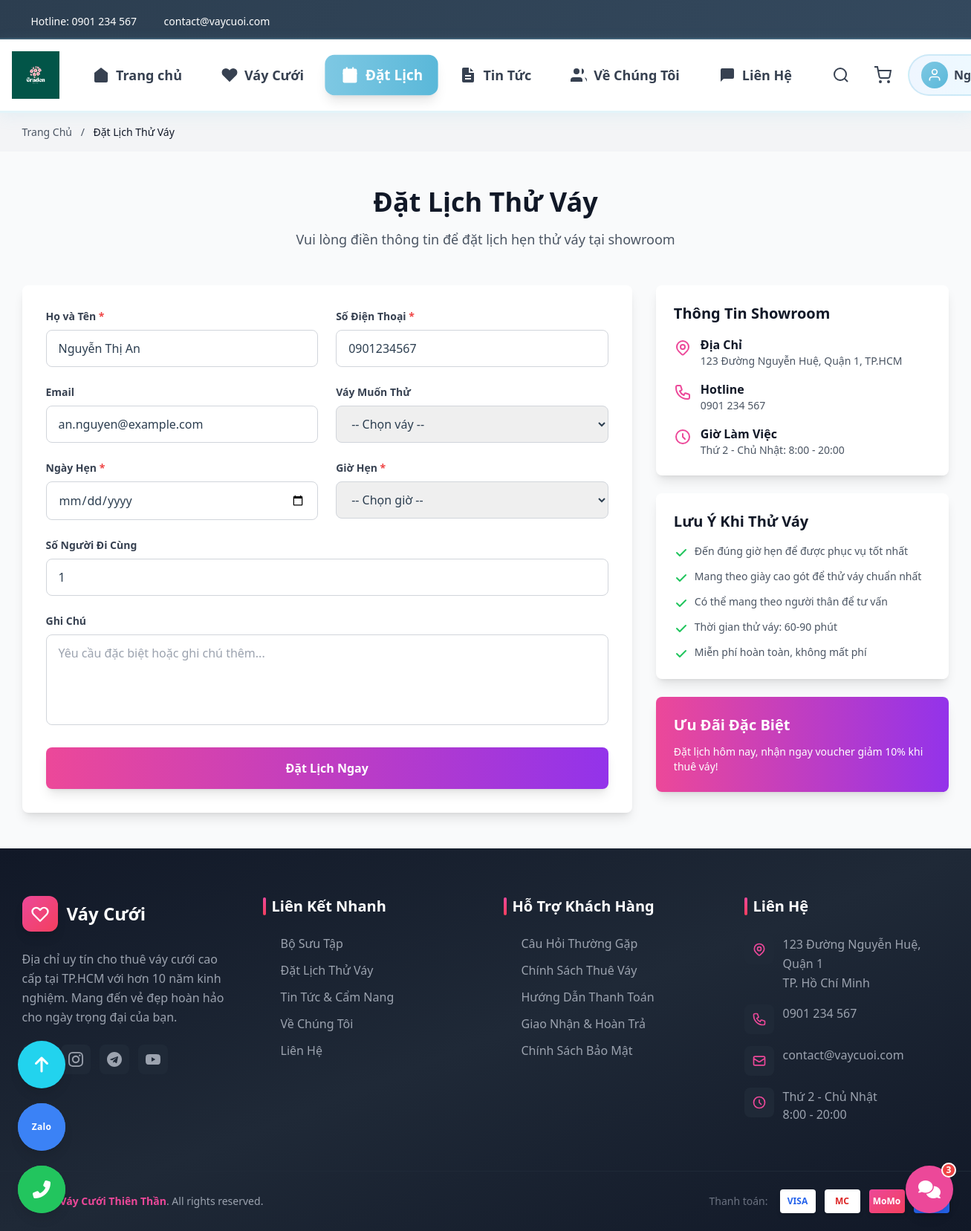
Page /booking.php (signed in) on the committed database.
### tables this page shows
CREATE TABLE nguoi_dung (
   id BIGINT AUTO_INCREMENT PRIMARY KEY,
   ho_ten VARCHAR(255) NOT NULL,
   email VARCHAR(150) NOT NULL UNIQUE,
   mat_khau VARCHAR(255) NOT NULL,
   so_dien_thoai VARCHAR(30),
   dia_chi TEXT,
   created_at TIMESTAMP DEFAULT CURRENT_TIMESTAMP
);

### booking.php (the view, shortened to what this page needs)
<?php
require_once 'includes/config.php';
$user_info = null;
if (isset($_SESSION['user_id'])) {
    $stmt = $conn->prepare("SELECT ho_ten, email, so_dien_thoai FROM nguoi_dung WHERE id = ?");
    $stmt->bind_param("i", $_SESSION['user_id']);
    $stmt->execute();
    $user_info = $stmt->get_result()->fetch_assoc();
}
require_once 'includes/header.php';
?>
<div class="bg-gray-100 py-4">
    <div class="container mx-auto px-4">
        <div class="text-sm text-gray-600">
            <a href="index.php" class="hover:text-pink-600">Trang Chủ</a>
            <span class="mx-2">/</span>
            <span class="text-gray-900">Đặt Lịch Thử Váy</span>
        </div>
    </div>
</div>
<section class="py-12 bg-gray-50">
    <div class="container mx-auto px-4">
        <div class="text-center mb-12">
            <h1 class="text-4xl font-bold text-gray-900 mb-4">Đặt Lịch Thử Váy</h1>
            <p class="text-lg text-gray-600">Vui lòng điền thông tin để đặt lịch hẹn thử váy tại showroom</p>
        </div>
        <div class="grid grid-cols-1 lg:grid-cols-3 gap-8 max-w-7xl mx-auto">
            <div class="lg:col-span-2">
                <div class="bg-white rounded-lg shadow-lg p-8">
                    <form method="POST" class="space-y-6">
                        <div class="grid grid-cols-1 md:grid-cols-2 gap-6">
                            <div>
                                <label class="block text-sm font-semibold text-gray-700 mb-2">
                                    Họ và Tên <span class="text-red-500">*</span>
                                </label>
                                <input
                                    type="text"
                                    name="name"
                                    required
                                    value="<?php echo $user_info ? htmlspecialchars($user_info['ho_ten']) : ''; ?>"
                                    placeholder="Nguyễn Văn A"
                                    class="w-full px-4 py-3 border border-gray-300 rounded-lg focus:ring-2 focus:ring-pink-500 focus:border-transparent transition"
                                >
                            </div>
                            <div>
                                <label class="block text-sm font-semibold text-gray-700 mb-2">
                                    Số Điện Thoại <span class="text-red-500">*</span>
                                </label>
                                <input
                                    type="tel"
                                    name="phone"
                                    required
                                    value="<?php echo $user_info ? htmlspecialchars($user_info['so_dien_thoai']) : ''; ?>"
                                    placeholder="0901234567"
                                    class="w-full px-4 py-3 border border-gray-300 rounded-lg focus:ring-2 focus:ring-pink-500 focus:border-transparent transition"
                                >
                            </div>
                        </div>
                        <div class="grid grid-cols-1 md:grid-cols-2 gap-6">
                            <div>
                                <label class="block text-sm font-semibold text-gray-700 mb-2">
                                    Email
                                </label>
                                <input
                                    type="email"
                                    name="email"
                                    value="<?php echo $user_info ? htmlspecialchars($user_info['email']) : ''; ?>"
                                    placeholder="email@example.com"
                                    class="w-full px-4 py-3 border border-gray-300 rounded-lg focus:ring-2 focus:ring-pink-500 focus:border-transparent transition"
                                >
                            </div>
                            <div>
                                <label class="block text-sm font-semibold text-gray-700 mb-2">
                                    Váy Muốn Thử
                                </label>
                                <select
                                    name="vay_id"
                                    class="w-full px-4 py-3 border border-gray-300 rounded-lg focus:ring-2 focus:ring-pink-500 focus:border-transparent transition"
                                >
                                    <option value="">-- Chọn váy --</option>
                                </select>
                            </div>
                        </div>
                        <div class="grid grid-cols-1 md:grid-cols-2 gap-6">
                            <div>
                                <label class="block text-sm font-semibold text-gray-700 mb-2">
                                    Ngày Hẹn <span class="text-red-500">*</span>
                                </label>
                                <input
                                    type="date"
                                    name="scheduled_date"
                                    required
                                    min="<?php echo date('Y-m-d'); ?>"
                                    class="w-full px-4 py-3 border border-gray-300 rounded-lg focus:ring-2 focus:ring-pink-500 focus:border-transparent transition"
                                >
                            </div>
                            <div>
                                <label class="block text-sm font-semibold text-gray-700 mb-2">
                                    Giờ Hẹn <span class="text-red-500">*</span>
                                </label>
                                <select
                                    name="scheduled_time"
                                    required
                                    class="w-full px-4 py-3 border border-gray-300 rounded-lg focus:ring-2 focus:ring-pink-500 focus:border-transparent transition"
                                >
                                    <option value="">-- Chọn giờ --</option>
                                </select>
                            </div>
                        </div>
                        <div>
                            <label class="block text-sm font-semibold text-gray-700 mb-2">
                                Số Người Đi Cùng
                            </label>
                            <input
                                type="number"
                                name="number_of_persons"
                                value="1"
                                min="1"
                                max="5"
                                class="w-full px-4 py-3 border border-gray-300 rounded-lg focus:ring-2 focus:ring-pink-500 focus:border-transparent transition"
                            >
                        </div>
                        <div>
                            <label class="block text-sm font-semibold text-gray-700 mb-2">
                                Ghi Chú
                            </label>
                            <textarea
                                name="note"
                                rows="4"
                                placeholder="Yêu cầu đặc biệt hoặc ghi chú thêm..."
                                class="w-full px-4 py-3 border border-gray-300 rounded-lg focus:ring-2 focus:ring-pink-500 focus:border-transparent transition resize-none"
                            ></textarea>
                        </div>
                        <button
                            type="submit"
                            class="w-full bg-gradient-to-r from-pink-500 to-purple-600 text-white font-bold py-4 px-6 rounded-lg hover:from-pink-600 hover:to-purple-700 transform hover:scale-105 transition duration-300 shadow-lg"
                        >
                            Đặt Lịch Ngay
                        </button>
                    </form>
                </div>
            </div>
            <div class="space-y-6">
                <div class="bg-white rounded-lg shadow-lg p-6">
                    <h3 class="text-xl font-bold text-gray-900 mb-4">Thông Tin Showroom</h3>
                    <div class="space-y-4">
                        <div class="flex items-start">
                            <div>
                                <p class="font-semibold text-gray-900">Địa Chỉ</p>
                                <p class="text-gray-600 text-sm">123 Đường Nguyễn Huệ, Quận 1, TP.HCM</p>
                            </div>
                        </div>
                        <div class="flex items-start">
                            <div>
                                <p class="font-semibold text-gray-900">Hotline</p>
                                <p class="text-gray-600 text-sm">0901 234 567</p>
                            </div>
                        </div>
                        <div class="flex items-start">
                            <svg class="w-6 h-6 text-pink-500 mr-3 mt-1" fill="none" stroke="currentColor" viewBox="0 0 24 24">
                                <path stroke-linecap="round" stroke-linejoin="round" stroke-width="2" d="M12 8v4l3 3m6-3a9 9 0 11-18 0 9 9 0 0118 0z"/>
                            </svg>
                            <div>
                                <p class="font-semibold text-gray-900">Giờ Làm Việc</p>
                                <p class="text-gray-600 text-sm">Thứ 2 - Chủ Nhật: 8:00 - 20:00</p>
                            </div>
                        </div>
                    </div>
                </div>
                <div class="bg-white rounded-lg shadow-lg p-6">
                    <h3 class="text-xl font-bold text-gray-900 mb-4">Lưu Ý Khi Thử Váy</h3>
                    <ul class="space-y-3">
                        <li class="flex items-start">
                            <svg class="w-5 h-5 text-green-500 mr-2 mt-0.5" fill="currentColor" viewBox="0 0 20 20">
                                <path fill-rule="evenodd" d="M16.707 5.293a1 1 0 010 1.414l-8 8a1 1 0 01-1.414 0l-4-4a1 1 0 011.414-1.414L8 12.586l7.293-7.293a1 1 0 011.414 0z" clip-rule="evenodd"/>
                            </svg>
                            <span class="text-gray-600 text-sm">Đến đúng giờ hẹn để được phục vụ tốt nhất</span>
                        </li>
                        <li class="flex items-start">
                            <svg class="w-5 h-5 text-green-500 mr-2 mt-0.5" fill="currentColor" viewBox="0 0 20 20">
                                <path fill-rule="evenodd" d="M16.707 5.293a1 1 0 010 1.414l-8 8a1 1 0 01-1.414 0l-4-4a1 1 0 011.414-1.414L8 12.586l7.293-7.293a1 1 0 011.414 0z" clip-rule="evenodd"/>
                            </svg>
                            <span class="text-gray-600 text-sm">Mang theo giày cao gót để thử váy chuẩn nhất</span>
                        </li>
                        <li class="flex items-start">
                            <svg class="w-5 h-5 text-green-500 mr-2 mt-0.5" fill="currentColor" viewBox="0 0 20 20">
                                <path fill-rule="evenodd" d="M16.707 5.293a1 1 0 010 1.414l-8 8a1 1 0 01-1.414 0l-4-4a1 1 0 011.414-1.414L8 12.586l7.293-7.293a1 1 0 011.414 0z" clip-rule="evenodd"/>
                            </svg>
                            <span class="text-gray-600 text-sm">Có thể mang theo người thân để tư vấn</span>
                        </li>
                        <li class="flex items-start">
                            <svg class="w-5 h-5 text-green-500 mr-2 mt-0.5" fill="currentColor" viewBox="0 0 20 20">
                                <path fill-rule="evenodd" d="M16.707 5.293a1 1 0 010 1.414l-8 8a1 1 0 01-1.414 0l-4-4a1 1 0 011.414-1.414L8 12.586l7.293-7.293a1 1 0 011.414 0z" clip-rule="evenodd"/>
                            </svg>
                            <span class="text-gray-600 text-sm">Thời gian thử váy: 60-90 phút</span>
                        </li>
                        <li class="flex items-start">
                            <svg class="w-5 h-5 text-green-500 mr-2 mt-0.5" fill="currentColor" viewBox="0 0 20 20">
                                <path fill-rule="evenodd" d="M16.707 5.293a1 1 0 010 1.414l-8 8a1 1 0 01-1.414 0l-4-4a1 1 0 011.414-1.414L8 12.586l7.293-7.293a1 1 0 011.414 0z" clip-rule="evenodd"/>
                            </svg>
                            <span class="text-gray-600 text-sm">Miễn phí hoàn toàn, không mất phí</span>
                        </li>
                    </ul>
                </div>
                <div class="bg-gradient-to-r from-pink-500 to-purple-600 rounded-lg shadow-lg p-6 text-white">
                    <h3 class="text-xl font-bold mb-3">Ưu Đãi Đặc Biệt</h3>
                    <p class="text-sm">Đặt lịch hôm nay, nhận ngay voucher giảm 10% khi thuê váy!</p>
                </div>
            </div>
        </div>
    </div>
</section>
<?php require_once 'includes/footer.php'; ?>

### assets/css/style.css (style rules this page uses)
* { margin: 0; padding: 0; box-sizing: border-box; }
:root { --primary-color: #7ec8e3; --secondary-color: #d4f1f9; --accent-color: #5ab8d9; --text-dark: #2c3e50; --text-light: #6c757d; --border-color: #d4e9f0; --bg-light: #f0f9fc; --white: #ffffff; --success: #5cb85c; --danger: #d9534f; --shadow: 0 2px 15px rgba(126, 200, 227, 0.15); --shadow-hover: 0 5px 25px rgba(126, 200, 227, 0.25); }
body { font-family: 'Segoe UI', Tahoma, Geneva, Verdana, sans-serif; color: var(--text-dark); line-height: 1.6; background: #e8f6fa; }
a { text-decoration: none; color: inherit; transition: all 0.3s ease; }
ul { list-style: none; }
.container { max-width: 1200px; margin: 0 auto; padding: 0 20px; }
section { position: relative; z-index: 1; }
body { padding-top: 0; }
.main-content > *:first-child { margin-top: 0; }
section { padding: 80px 0 60px 0; }
.text-center { text-align: center; }

### assets/css/responsive.css (style rules this page uses)
body { overflow-x: hidden; }
html { scroll-behavior: smooth; }

### rows in the picture
nguoi_dung: name "Nguyễn Thị An", phone "0901234567", email "an.nguyen@example.com"

### other values in the picture
SITE_NAME "Váy Cưới Thiên Thần"
